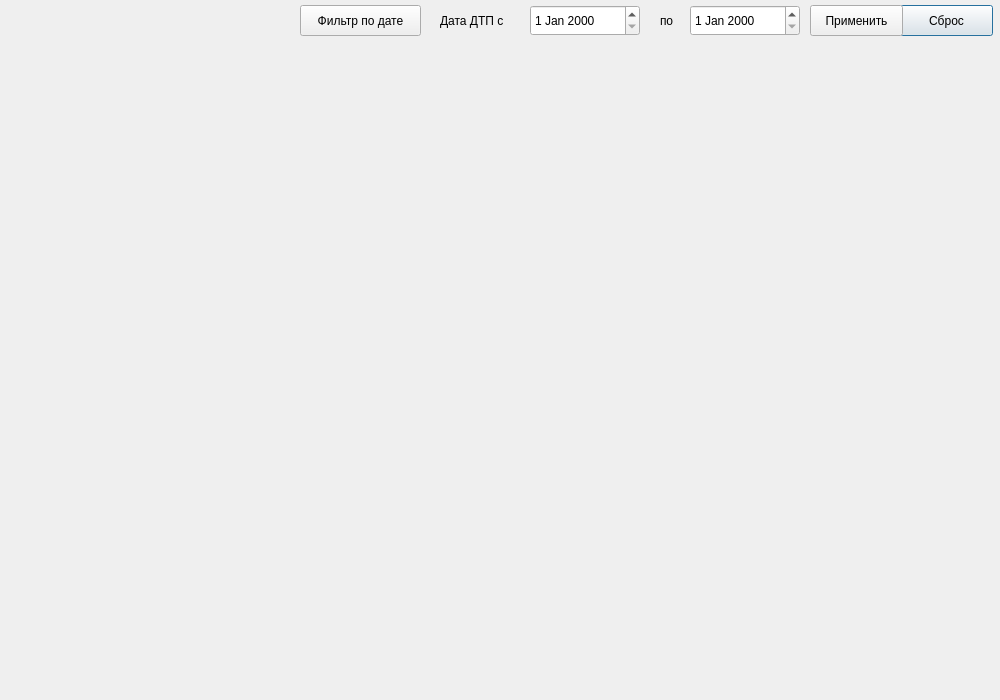
<?xml version="1.0" encoding="UTF-8"?>
<ui version="4.0">
 <class>WebMapDialog</class>
 <widget class="QDialog" name="WebMapDialog">
  <property name="geometry">
   <rect>
    <x>0</x>
    <y>0</y>
    <width>1000</width>
    <height>700</height>
   </rect>
  </property>
  <property name="windowTitle">
   <string>Дорожно-транспортные происшествия на карте</string>
  </property>
  <widget class="QLabel" name="label_dateto">
   <property name="geometry">
    <rect>
     <x>660</x>
     <y>5</y>
     <width>31</width>
     <height>31</height>
    </rect>
   </property>
   <property name="styleSheet">
    <string notr="true">font: 9pt &quot;MS Shell Dlg 2&quot;;</string>
   </property>
   <property name="text">
    <string>по</string>
   </property>
  </widget>
  <widget class="QDateEdit" name="dateEditfrom">
   <property name="geometry">
    <rect>
     <x>530</x>
     <y>5</y>
     <width>110</width>
     <height>31</height>
    </rect>
   </property>
   <property name="styleSheet">
    <string notr="true">font: 9pt &quot;MS Shell Dlg 2&quot;;</string>
   </property>
  </widget>
  <widget class="QPushButton" name="btn_resetfilter">
   <property name="geometry">
    <rect>
     <x>900</x>
     <y>5</y>
     <width>93</width>
     <height>31</height>
    </rect>
   </property>
   <property name="styleSheet">
    <string notr="true">font: 9pt &quot;MS Shell Dlg 2&quot;;</string>
   </property>
   <property name="text">
    <string>Сброс</string>
   </property>
  </widget>
  <widget class="QLabel" name="label_datefrom">
   <property name="geometry">
    <rect>
     <x>440</x>
     <y>5</y>
     <width>91</width>
     <height>31</height>
    </rect>
   </property>
   <property name="styleSheet">
    <string notr="true">font: 9pt &quot;MS Shell Dlg 2&quot;;</string>
   </property>
   <property name="text">
    <string>Дата ДТП с</string>
   </property>
  </widget>
  <widget class="QPushButton" name="btn_applyfilter">
   <property name="geometry">
    <rect>
     <x>810</x>
     <y>5</y>
     <width>93</width>
     <height>31</height>
    </rect>
   </property>
   <property name="styleSheet">
    <string notr="true">font: 9pt &quot;MS Shell Dlg 2&quot;;</string>
   </property>
   <property name="text">
    <string>Применить</string>
   </property>
  </widget>
  <widget class="QPushButton" name="btn_showfilter">
   <property name="geometry">
    <rect>
     <x>300</x>
     <y>5</y>
     <width>121</width>
     <height>31</height>
    </rect>
   </property>
   <property name="styleSheet">
    <string notr="true">font: 9pt &quot;MS Shell Dlg 2&quot;;</string>
   </property>
   <property name="text">
    <string>Фильтр по дате</string>
   </property>
  </widget>
  <widget class="QDateEdit" name="dateEdit_to">
   <property name="geometry">
    <rect>
     <x>690</x>
     <y>5</y>
     <width>110</width>
     <height>31</height>
    </rect>
   </property>
   <property name="styleSheet">
    <string notr="true">font: 9pt &quot;MS Shell Dlg 2&quot;;</string>
   </property>
  </widget>
 </widget>
 <resources/>
 <connections/>
</ui>
